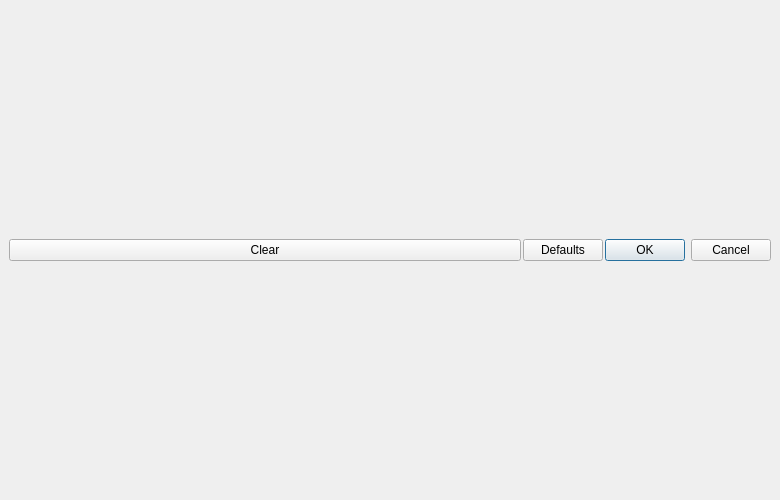
<?xml version="1.0" encoding="UTF-8"?>
<ui version="4.0">
 <class>ConfigureDebugController</class>
 <widget class="QDialog" name="ConfigureDebugController">
  <property name="geometry">
   <rect>
    <x>0</x>
    <y>0</y>
    <width>780</width>
    <height>500</height>
   </rect>
  </property>
  <property name="windowTitle">
   <string>Configure Debug Controller</string>
  </property>
  <layout class="QVBoxLayout" name="verticalLayout">
   <property name="spacing">
    <number>2</number>
   </property>
   <property name="leftMargin">
    <number>9</number>
   </property>
   <property name="topMargin">
    <number>9</number>
   </property>
   <property name="rightMargin">
    <number>9</number>
   </property>
   <property name="bottomMargin">
    <number>9</number>
   </property>
   <item>
    <layout class="QHBoxLayout" name="controllerLayout"/>
   </item>
   <item>
    <layout class="QHBoxLayout" name="horizontalLayout" stretch="1">
     <item>
      <widget class="QPushButton" name="clear_all_button">
       <property name="text">
        <string>Clear</string>
       </property>
      </widget>
     </item>
     <item>
      <widget class="QPushButton" name="restore_defaults_button">
       <property name="text">
        <string>Defaults</string>
       </property>
      </widget>
     </item>
     <item>
      <widget class="QDialogButtonBox" name="buttonBox">
       <property name="standardButtons">
        <set>QDialogButtonBox::Cancel|QDialogButtonBox::Ok</set>
       </property>
      </widget>
     </item>
    </layout>
   </item>
  </layout>
 </widget>
 <resources/>
 <connections>
  <connection>
   <sender>buttonBox</sender>
   <signal>accepted()</signal>
   <receiver>ConfigureDebugController</receiver>
   <slot>accept()</slot>
  </connection>
  <connection>
   <sender>buttonBox</sender>
   <signal>rejected()</signal>
   <receiver>ConfigureDebugController</receiver>
   <slot>reject()</slot>
  </connection>
 </connections>
</ui>
